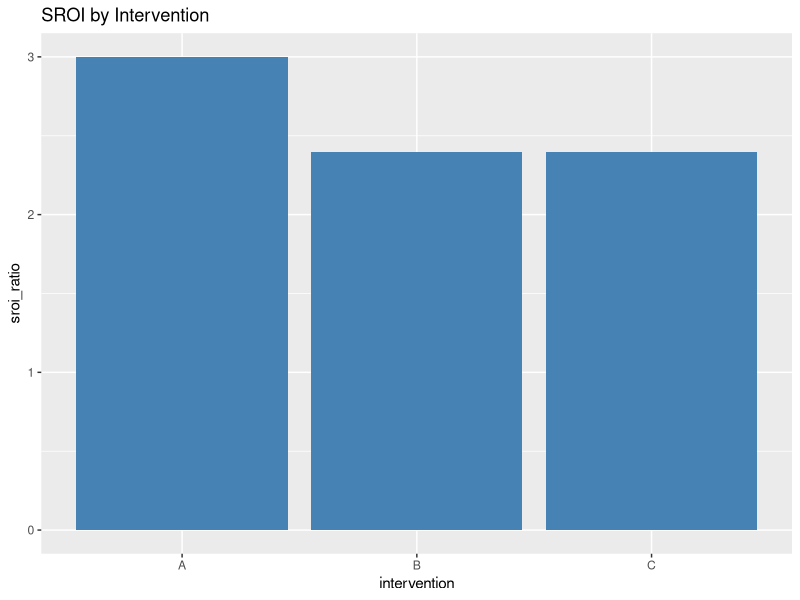

Source code (R):
## ---- chunk 1
library(dplyr)
library(ggplot2)

df <- read.csv("sample data/sroi_sample.csv")

df <- df %>%
  mutate(sroi_ratio = outcome_value / cost)

ggplot(df, aes(x = intervention, y = sroi_ratio)) +
  geom_col(fill = "steelblue") +
  labs(title = "SROI by Intervention")
